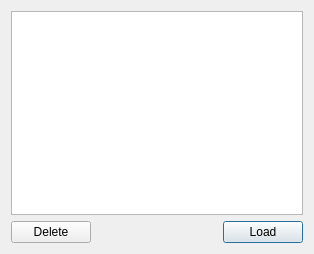
<?xml version="1.0" encoding="UTF-8"?>
<ui version="4.0">
 <class>TemplateDialogClass</class>
 <widget class="QDialog" name="TemplateDialogClass">
  <property name="geometry">
   <rect>
    <x>0</x>
    <y>0</y>
    <width>314</width>
    <height>254</height>
   </rect>
  </property>
  <property name="windowTitle">
   <string>TemplateDialog</string>
  </property>
  <layout class="QVBoxLayout" name="verticalLayout">
   <item>
    <widget class="QListWidget" name="listWidget"/>
   </item>
   <item>
    <layout class="QHBoxLayout" name="horizontalLayout">
     <item>
      <widget class="QPushButton" name="deleteButton">
       <property name="text">
        <string>Delete</string>
       </property>
       <property name="autoDefault">
        <bool>false</bool>
       </property>
      </widget>
     </item>
     <item>
      <spacer name="horizontalSpacer">
       <property name="orientation">
        <enum>Qt::Horizontal</enum>
       </property>
       <property name="sizeHint" stdset="0">
        <size>
         <width>40</width>
         <height>20</height>
        </size>
       </property>
      </spacer>
     </item>
     <item>
      <widget class="QPushButton" name="loadButton">
       <property name="text">
        <string>Load</string>
       </property>
       <property name="default">
        <bool>true</bool>
       </property>
      </widget>
     </item>
    </layout>
   </item>
  </layout>
 </widget>
 <layoutdefault spacing="6" margin="11"/>
 <resources/>
 <connections/>
</ui>
